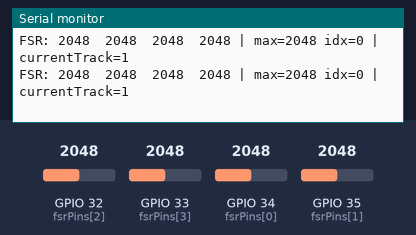
Simulated run of this sketch. Board: ESP32. Parts: the last lines printed to the serial monitor. The test bench sets the inputs (shaded band); at power-on: GPIO 32 (fsrPins[2]) = 2048, GPIO 33 (fsrPins[3]) = 2048, GPIO 34 (fsrPins[0]) = 2048, GPIO 35 (fsrPins[1]) = 2048. The audio player accepts every command and is not drawn.

Above: at 3.1 s.
3.2 s: GPIO 32 (fsrPins[2]) set to 2866
At 3.7 s:
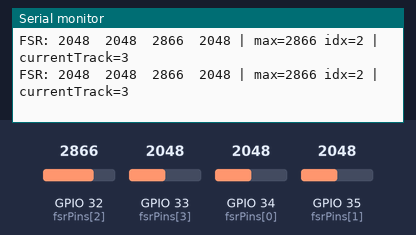
4.7 s: GPIO 33 (fsrPins[3]) set to 2866
At 5.2 s:
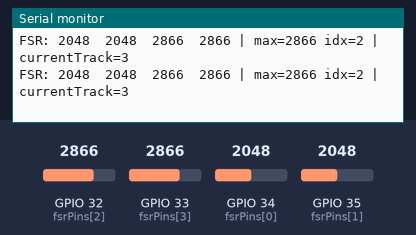
6.2 s: GPIO 34 (fsrPins[0]) set to 2866
At 7.0 s:
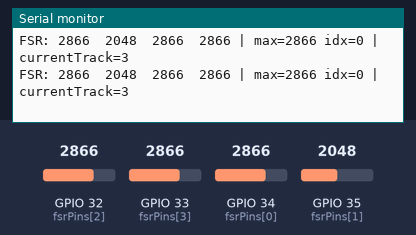
7.7 s: GPIO 35 (fsrPins[1]) set to 2866
At 8.2 s:
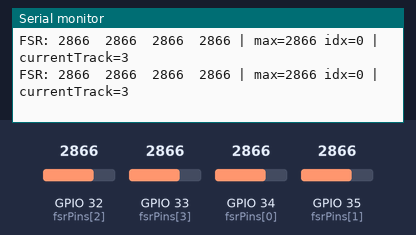
9.2 s: GPIO 32 (fsrPins[2]) set to 3972
At 10.2 s:
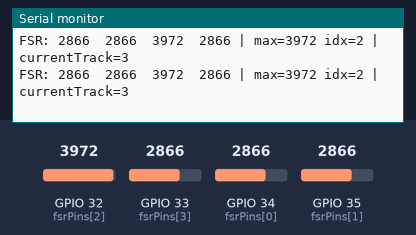
10.7 s: GPIO 33 (fsrPins[3]) set to 3972
At 11.5 s:
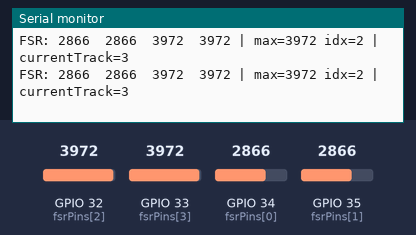
Timing chart, 0 to 13.2 s (numbered marks = the images above; inputs shaded):
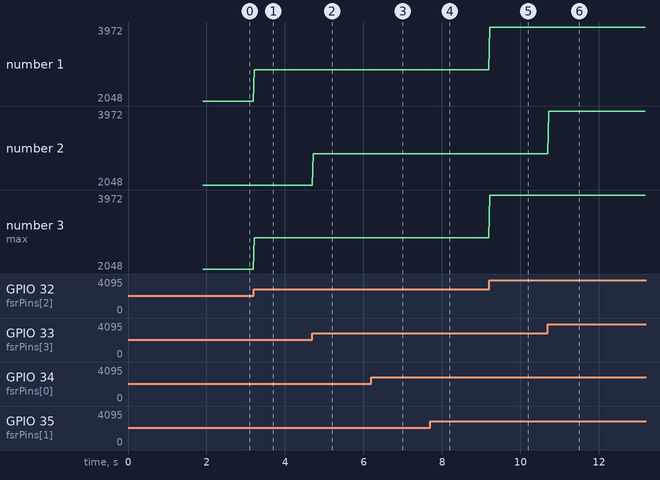

The sketch:

v0.ino
```cpp
#include <Arduino.h>
#include "DFRobotDFPlayerMini.h"
// test

// ---------- FSR ----------
const int fsrPins[4] = {34, 35, 32, 33};
int fsrValues[4];

// ---------- DFPlayer ----------
HardwareSerial mp3Serial(2);
DFRobotDFPlayerMini player;

// ---------- State ----------
int currentTrack = 0;     // 0 = stopped, 1..4 playing
int winnerIndex  = -1;

static const int PRESS_THRESHOLD = 200;
static const int SWITCH_MARGIN   = 80;
static const uint32_t RELEASE_MS = 150;

static const int FIXED_VOLUME = 30;

uint32_t lastAboveThresholdMs = 0;

void setup() {
  Serial.begin(115200);
  delay(1000);
  Serial.println("FSR + DFPlayer (stable continuous mode)");

  for (int i = 0; i < 4; i++) pinMode(fsrPins[i], INPUT);

  mp3Serial.begin(9600, SERIAL_8N1, 16, 17);
  delay(300);

  if (!player.begin(mp3Serial)) {
    Serial.println("DFPlayer init failed!");
    while (true) delay(1000);
  }

  player.outputDevice(DFPLAYER_DEVICE_SD);
  player.EQ(DFPLAYER_EQ_NORMAL);
  player.volume(FIXED_VOLUME);
  delay(100);

  Serial.println("Ready. Files: 0001.mp3 .. 0004.mp3");
}

void loop() {
  // ---- read sensors ----
  int maxValue = 0;
  int maxIndex = -1;

  for (int i = 0; i < 4; i++) {
    fsrValues[i] = analogRead(fsrPins[i]);
    if (fsrValues[i] > maxValue) {
      maxValue = fsrValues[i];
      maxIndex = i;
    }
  }

  // ---- serial debug (like you wanted) ----
  Serial.print("FSR: ");
  for (int i = 0; i < 4; i++) {
    Serial.print(fsrValues[i]);
    if (i < 3) Serial.print("  ");
  }
  Serial.print(" | max=");
  Serial.print(maxValue);
  Serial.print(" idx=");
  Serial.print(maxIndex);
  Serial.print(" | currentTrack=");
  Serial.println(currentTrack);

  uint32_t now = millis();

  // ---- press tracking with release delay ----
  if (maxValue >= PRESS_THRESHOLD) {
    lastAboveThresholdMs = now;
  }

  bool pressed = (now - lastAboveThresholdMs) <= RELEASE_MS;

  // ---- released ----
  if (!pressed) {
    if (currentTrack != 0) {
      player.stop();
      currentTrack = 0;
      winnerIndex = -1;
      Serial.println("STOP");
    }
    delay(25);
    return;
  }

  // ---- determine winner quickly but safely ----
  if (winnerIndex == -1) {
    winnerIndex = maxIndex;
  } else {
    int prevVal = fsrValues[winnerIndex];
    if (maxIndex != winnerIndex &&
        maxValue >= prevVal + SWITCH_MARGIN) {
      winnerIndex = maxIndex;
    }
  }

  int desiredTrack = winnerIndex + 1; // 1..4

  // ---- play ONLY on change ----
  if (desiredTrack != currentTrack) {
    currentTrack = desiredTrack;
    player.play(currentTrack);
    Serial.print("Play track ");
    Serial.println(currentTrack);
  }

  delay(25);
}
```

Measured:
- after the input at 3.2 s, the serial monitor: prints a new line at once (image 1)
- after the input at 4.7 s, the serial monitor: prints a new line at once (image 2)
- after the input at 6.2 s, the serial monitor: prints a new line at once (image 3)
- after the input at 7.7 s, the serial monitor: prints a new line at once (image 4)
- after the input at 9.2 s, the serial monitor: prints a new line at once (image 5)
- after the input at 10.7 s, the serial monitor: prints a new line at once (image 6)
- plotted number 1: 2048 → 2866 after the input at 3.2 s, 2866 → 3972 after the input at 9.2 s
- plotted number 3: 2048 → 2866 after the input at 3.2 s, 2866 → 3972 after the input at 9.2 s
